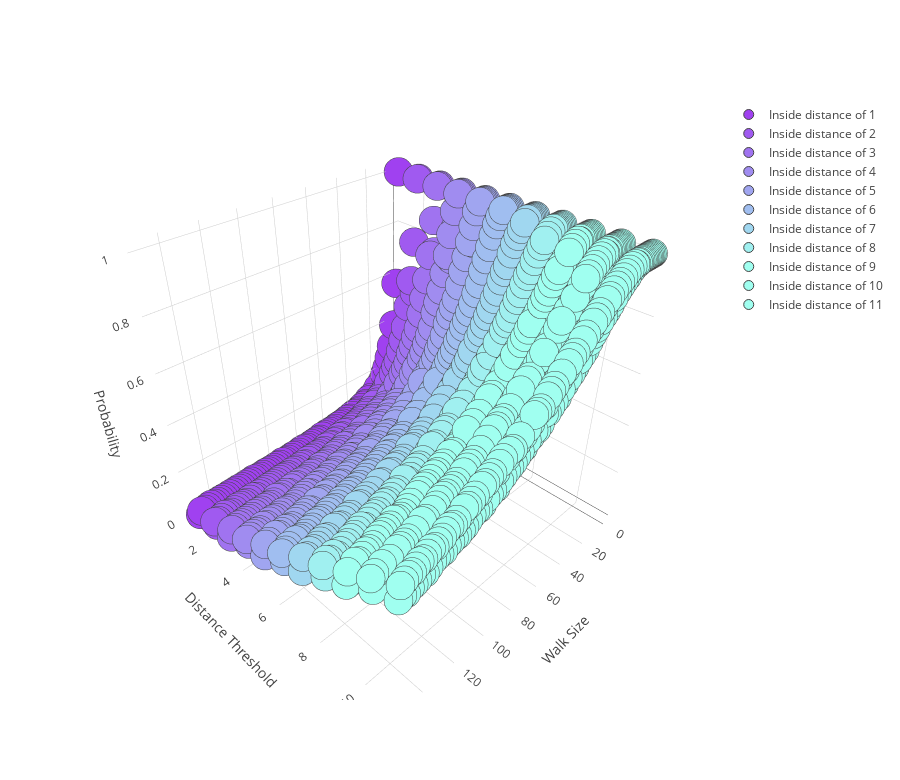

Notebook code for this chart:
### Code cell
trace = []
x = list(range(1,max_walk_size))

for i in range(0,max_distance_limit):    
    
    y = [i+1]*len(data[i])
    z = data[i]
    
    trace.append(go.Scatter3d(x=x,
                              y=y,
                              z=z,
                              name=f'Inside distance of {i+1}',
                              mode='markers',
                              marker=dict(size=10,
                                          color=f'rgb(160,{65+i*25},240)',
                                          line=dict(width=1)
                                         )
                             )
                )

layout = go.Layout(
    autosize=False,
    width=900,
    height=780,
    scene = dict(xaxis = dict(title='Walk Size'),
                 yaxis = dict(title='Distance Threshold'),
                 zaxis = dict(title='Probability')))

fig = go.Figure(data=trace, layout=layout)
py.iplot(fig, filename='simple-3d-scatter')

### Figure 1 — Plotly figure (JSON) as saved in the notebook; plotly's stock layout.template omitted (floating-point values rounded to 4 significant figures; data arrays with more than 128 entries replaced by an {"elided": "..."} marker saying what was removed)
{"data": [{"marker": {"color": "rgb(160,65,240)", "line": {"width": 1}, "size": 10}, "mode": "markers", "name": "Inside distance of 1", "type": "scatter3d", "uid": "0bebf5c8-cf59-11e8-8ff7-28565aff799d", "x": {"elided": "150 int values"}, "y": {"elided": "150 int values"}, "z": {"elided": "150 float values"}}, {"marker": {"color": "rgb(160,90,240)", "line": {"width": 1}, "size": 10}, "mode": "markers", "name": "Inside distance of 2", "type": "scatter3d", "uid": "0bebf5c9-cf59-11e8-8ff7-28565aff799d", "x": {"elided": "150 int values"}, "y": {"elided": "150 int values"}, "z": {"elided": "150 float values"}}, {"marker": {"color": "rgb(160,115,240)", "line": {"width": 1}, "size": 10}, "mode": "markers", "name": "Inside distance of 3", "type": "scatter3d", "uid": "0bebf5ca-cf59-11e8-8ff7-28565aff799d", "x": {"elided": "150 int values"}, "y": {"elided": "150 int values"}, "z": {"elided": "150 float values"}}, {"marker": {"color": "rgb(160,140,240)", "line": {"width": 1}, "size": 10}, "mode": "markers", "name": "Inside distance of 4", "type": "scatter3d", "uid": "0bebf5cb-cf59-11e8-8ff7-28565aff799d", "x": {"elided": "150 int values"}, "y": {"elided": "150 int values"}, "z": {"elided": "150 float values"}}, {"marker": {"color": "rgb(160,165,240)", "line": {"width": 1}, "size": 10}, "mode": "markers", "name": "Inside distance of 5", "type": "scatter3d", "uid": "0bebf5cc-cf59-11e8-8ff7-28565aff799d", "x": {"elided": "150 int values"}, "y": {"elided": "150 int values"}, "z": {"elided": "150 float values"}}, {"marker": {"color": "rgb(160,190,240)", "line": {"width": 1}, "size": 10}, "mode": "markers", "name": "Inside distance of 6", "type": "scatter3d", "uid": "0bebf5cd-cf59-11e8-8ff7-28565aff799d", "x": {"elided": "150 int values"}, "y": {"elided": "150 int values"}, "z": {"elided": "150 float values"}}, {"marker": {"color": "rgb(160,215,240)", "line": {"width": 1}, "size": 10}, "mode": "markers", "name": "Inside distance of 7", "type": "scatter3d", "uid": "0bebf5ce-cf59-11e8-8ff7-28565aff799d", "x": {"elided": "150 int values"}, "y": {"elided": "150 int values"}, "z": {"elided": "150 float values"}}, {"marker": {"color": "rgb(160,240,240)", "line": {"width": 1}, "size": 10}, "mode": "markers", "name": "Inside distance of 8", "type": "scatter3d", "uid": "0bebf5cf-cf59-11e8-8ff7-28565aff799d", "x": {"elided": "150 int values"}, "y": {"elided": "150 int values"}, "z": {"elided": "150 float values"}}, {"marker": {"color": "rgb(160,265,240)", "line": {"width": 1}, "size": 10}, "mode": "markers", "name": "Inside distance of 9", "type": "scatter3d", "uid": "0bebf5d0-cf59-11e8-8ff7-28565aff799d", "x": {"elided": "150 int values"}, "y": {"elided": "150 int values"}, "z": {"elided": "150 float values"}}, {"marker": {"color": "rgb(160,290,240)", "line": {"width": 1}, "size": 10}, "mode": "markers", "name": "Inside distance of 10", "type": "scatter3d", "uid": "0bebf5d1-cf59-11e8-8ff7-28565aff799d", "x": {"elided": "150 int values"}, "y": {"elided": "150 int values"}, "z": {"elided": "150 float values"}}, {"marker": {"color": "rgb(160,315,240)", "line": {"width": 1}, "size": 10}, "mode": "markers", "name": "Inside distance of 11", "type": "scatter3d", "uid": "0bebf5d2-cf59-11e8-8ff7-28565aff799d", "x": {"elided": "150 int values"}, "y": {"elided": "150 int values"}, "z": {"elided": "150 float values"}}], "layout": {"autosize": false, "height": 780, "scene": {"xaxis": {"title": "Walk Size"}, "yaxis": {"title": "Distance Threshold"}, "zaxis": {"title": "Probability"}}, "width": 900}}
